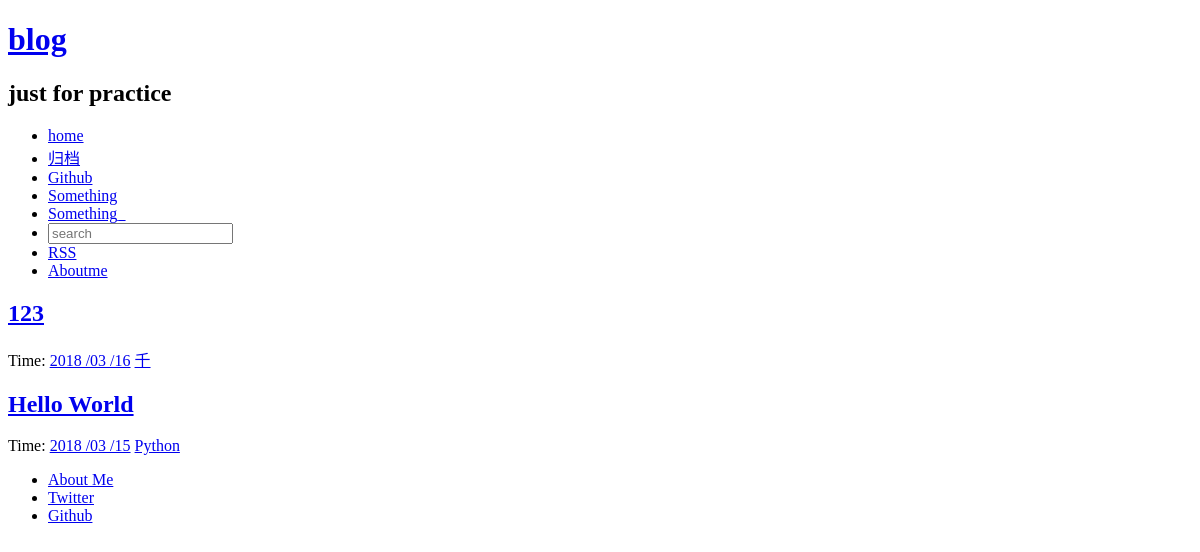
The page /archives/ on the database as committed earlier.
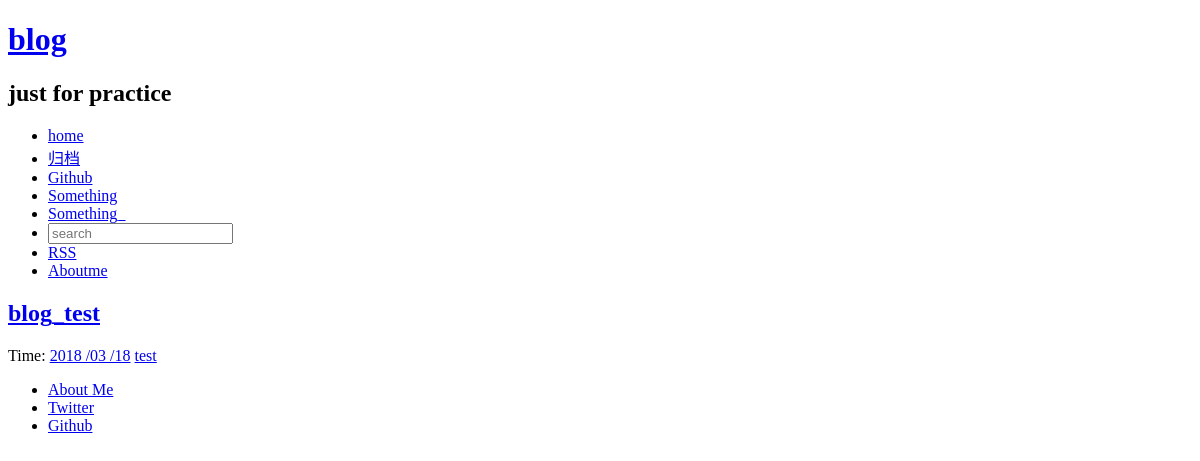
The same page on the database as committed later.
### article/models.py (models this page shows, shortened)
class Article(models.Model):
    title = models.CharField(max_length = 100) #博客题目
    category = models.CharField(max_length = 50,blank = True) #博客标签
    date_time = models.DateTimeField(auto_now_add = True) #博客日期
    content = models.TextField(blank = True,null = True) #博客文章正文
    tag = models.ManyToManyField(Tag,blank=True) #博客标签可为空
    """
    其中__str__(self) 函数Article对象要怎么表示自己,
    一般系统默认使用<Article: Article object> 来表示对象,
    通过这个函数可以告诉系统使用title字段来表示这个对象
    """
    class Meta: #按时间下降排序
        ordering = ['-date_time']

### article/views.py (the view)
# urls.py: url(r'^archives/$',views.archives,name = 'archives'),
def archives(request):
    try:
        post_list = Article.objects.all()
    except Article.DoesNotExist:
        raise Http404
    return render(request,'archives.html',{'post_list':post_list,'error':False})

### templates/archives.html
{% extends "base.html" %}
{% block content %}
<div class="posts">
    {% if error %}
        <h2 class="post-title">没有相关文章题目</a></h2>
    {% else %}
    {% for post in post_list %}
        <section class="post">
            <header class="post-header">
                <h2 class="post-title"><a href="{% url "detail" id=post.id %}">{{ post.title }}</a></h2>
                    <p class="post-meta">
                        Time:  <a class="post-author" href="#">{{ post.date_time |date:"Y /m /d"}}</a> <a class="post-category post-category-js" href="{% url "search_tag" tag=post.category %}">{{ post.category }}</a>
                    </p>
            </header>
        </section>
    {% endfor %}
    {% endif %}
</div>
{% endblock %}

Rows that differ between the two databases and show on the page:
removed Article: title "123", date_time "2018 /03 /16", category "千"
removed Article: title "Hello World", date_time "2018 /03 /15", category "Python"
added Article: title "blog_test", date_time "2018 /03 /18", category "test"
